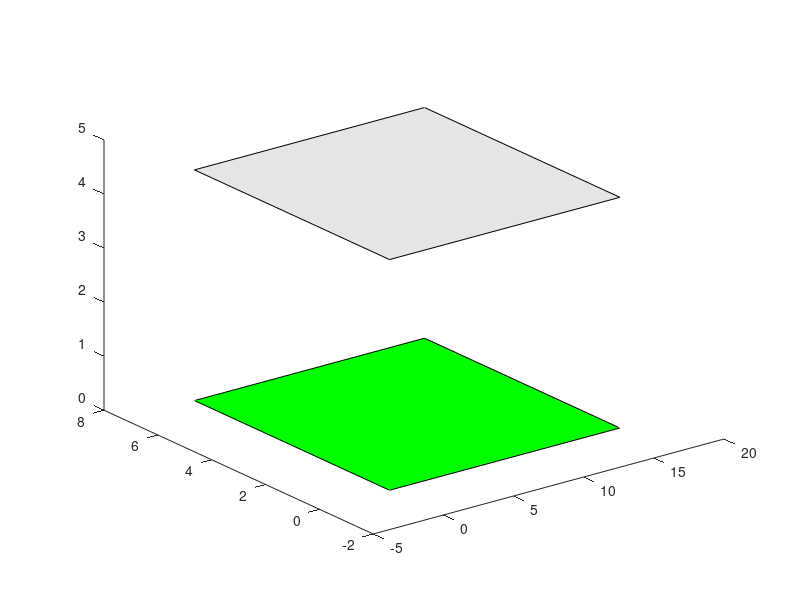

This chart was generated by the following MATLAB code:
function plot_arena()

% arena vertices from arena_rot_and_trans.m
arena_vert = [16.404 -0.0025 0 16.4073 16.404 16.4073 0 -0.0025
             7.2492 7.2449 0 -0.0056 7.2492 -0.0056 0 7.2449
             0 0 0 0 4.2680    4.2680    4.2680    4.2680]; 

hold on;

[~,sortidx] = sort(arena_vert(3,:));
arena_vert = arena_vert(:,sortidx);
sq1 = arena_vert(:,1:4);
sq2 = arena_vert(:,5:8); 
% plot paralell squares
fill3(sq1(1,:),sq1(2,:),sq1(3,:),'g');
fill3(sq2(1,:),sq2(2,:),sq2(3,:),'k','FaceAlpha',0.1);

hold off;

end % EOF plot_arena
